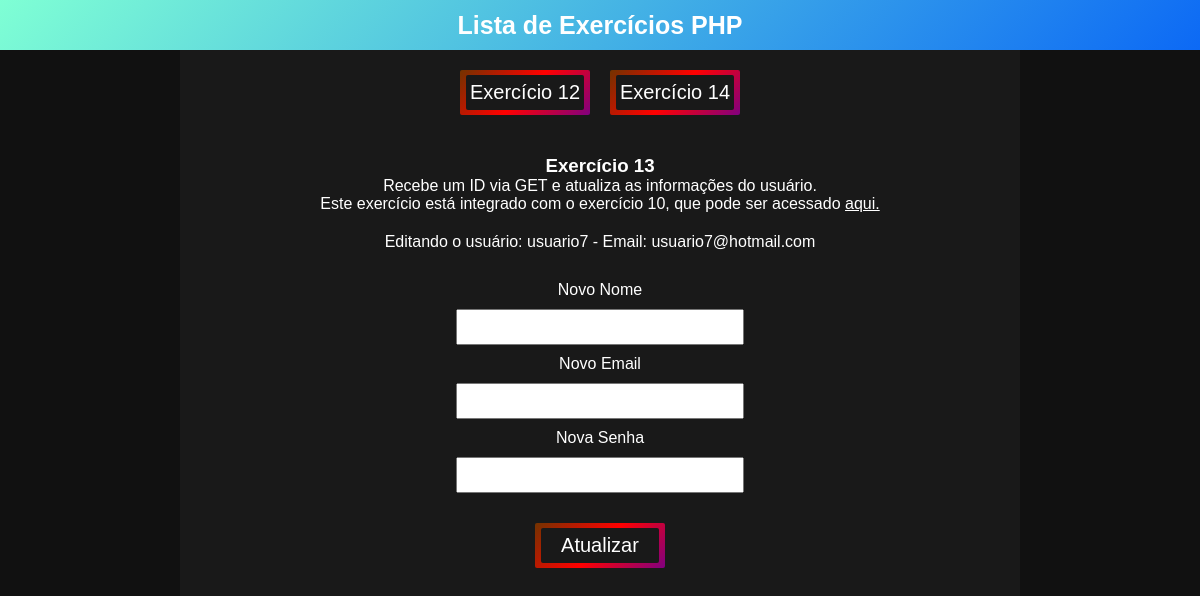
Before: /index.php?p=exercicio13&id=14 with the older database file.
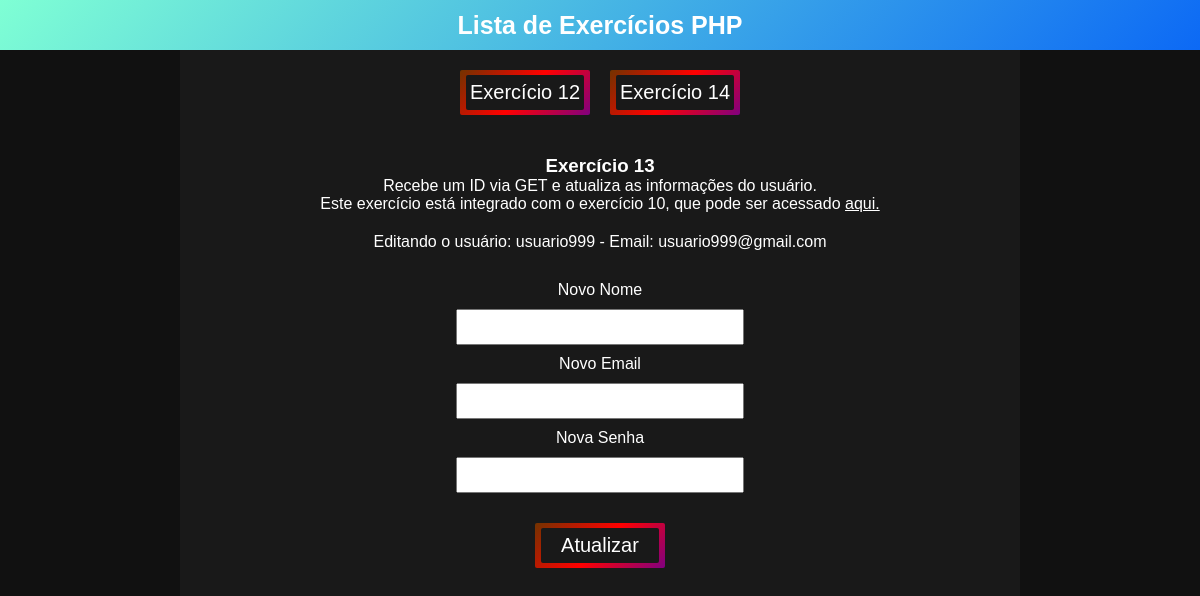
After: the same page with the newer database file.
### tables this page shows
CREATE TABLE usuarios (
            id INTEGER PRIMARY KEY AUTOINCREMENT,
            nome VARCHAR(60),
            email VARCHAR(100),
            senha VARCHAR(32)
            );

### exercicio13.php (the view, shortened to what this page needs)
<?php
try {
    if(isset($_POST['email']) && isset($_POST['nome']) && isset($_POST['senha']) && isset($_GET['id'])) {
        $senhaCript = password_hash($_POST['senha'], PASSWORD_DEFAULT);
        $comando = $db->prepare('UPDATE usuarios SET email = :email, nome = :nome, senha = :senha WHERE id = :id');
        $comando->bindParam(':id', $_GET['id']);
        $comando->bindParam(':email', $_POST['email']);
        $comando->bindParam(':nome', $_POST['nome']);
        $comando->bindParam(':senha', $senhaCript);
        $comando->execute();
        $message2 = 'Dados do usuário atualizados com sucesso!';
    }
    else if(isset($_GET['id'])) {
        $comando = $db->prepare('SELECT * FROM usuarios WHERE id = :id');
        $comando->bindParam(':id', $_GET['id']);
        $comando->execute();
        $resultado = $comando->fetch();
        if(!$resultado) {
            $message = 'O usuário requisitado não existe.';
        } else {
            $message = 'Editando o usuário: ' . $resultado['nome'] . ' - Email: ' . $resultado['email'];
        }
    } else {
        $_GET['id'] = '';
    }
} catch (PDOException $e) {
    echo 'Erro ao realizar comando: ' . $e->getMessage();
    exit();
}
?>
<div class="default-container centralize-elements">
    <a href="index.php?p=exercicio12"><button class="centralize-elements">
        <div class="inner-button centralize-elements">Exercício 12</div>
    </button></a>
    <a href="index.php?p=exercicio14"><button class="centralize-elements">
        <div class="inner-button centralize-elements">Exercício 14</div>
    </button></a>
</div>
<div class="default-container">
    <h3>Exercício 13</h3>
    <p>Recebe um ID via GET e atualiza as informações do usuário.</p>
    <p>Este exercício está integrado com o exercício 10, que pode ser acessado <a class="dec" href="index.php?p=exercicio10">aqui.</a></p>
</div>
<?php
    if(isset($resultado)) {
        echo '<p>' . $message . '</p>';
    }
?>
<div class="default-container centralize-elements">
    <div class="login-wrapper centralize-elements">
        <form action="index.php?p=exercicio13&id=<?=$_GET['id']?>" method="POST">
            <label>Novo Nome</label>
            <input type="text" name="nome">
            <label>Novo Email</label>
            <input type="email" name="email">
            <label>Nova Senha</label>
            <input type="password" name="senha">
            <div class="centralize-elements">
                <button type="submit" class="centralize-elements">
                    <div class="inner-button centralize-elements">Atualizar</div>
                </button>
            </div>
        </form>
    </div>
</div>

Changed rows visible on the page:
changed usuarios: message "Editando o usuário: usuario7 - Email: usuario7@hotmail.com" → "Editando o usuário: usuario999 - Email: usuario999@gmail.com"
